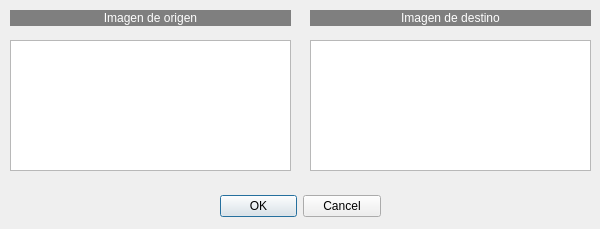
<?xml version="1.0" encoding="UTF-8"?>
<ui version="4.0">
 <class>perspectiva</class>
 <widget class="QDialog" name="perspectiva">
  <property name="geometry">
   <rect>
    <x>0</x>
    <y>0</y>
    <width>600</width>
    <height>229</height>
   </rect>
  </property>
  <property name="windowTitle">
   <string>Transformación perspectiva</string>
  </property>
  <widget class="QDialogButtonBox" name="buttonBox">
   <property name="geometry">
    <rect>
     <x>220</x>
     <y>190</y>
     <width>161</width>
     <height>32</height>
    </rect>
   </property>
   <property name="orientation">
    <enum>Qt::Horizontal</enum>
   </property>
   <property name="standardButtons">
    <set>QDialogButtonBox::Cancel|QDialogButtonBox::Ok</set>
   </property>
  </widget>
  <widget class="QListWidget" name="listWidget">
   <property name="geometry">
    <rect>
     <x>10</x>
     <y>40</y>
     <width>281</width>
     <height>131</height>
    </rect>
   </property>
   <property name="alternatingRowColors">
    <bool>false</bool>
   </property>
   <property name="viewMode">
    <enum>QListView::ListMode</enum>
   </property>
   <property name="currentRow">
    <number>-1</number>
   </property>
  </widget>
  <widget class="QLabel" name="label_2">
   <property name="geometry">
    <rect>
     <x>10</x>
     <y>10</y>
     <width>281</width>
     <height>16</height>
    </rect>
   </property>
   <property name="styleSheet">
    <string notr="true">background-color: rgb(127, 127, 127);
color: rgb(255, 255, 255);</string>
   </property>
   <property name="text">
    <string>Imagen de origen</string>
   </property>
   <property name="alignment">
    <set>Qt::AlignCenter</set>
   </property>
  </widget>
  <widget class="QListWidget" name="listWidget_2">
   <property name="geometry">
    <rect>
     <x>310</x>
     <y>40</y>
     <width>281</width>
     <height>131</height>
    </rect>
   </property>
   <property name="alternatingRowColors">
    <bool>false</bool>
   </property>
   <property name="viewMode">
    <enum>QListView::ListMode</enum>
   </property>
   <property name="currentRow">
    <number>-1</number>
   </property>
  </widget>
  <widget class="QLabel" name="label_3">
   <property name="geometry">
    <rect>
     <x>310</x>
     <y>10</y>
     <width>281</width>
     <height>16</height>
    </rect>
   </property>
   <property name="styleSheet">
    <string notr="true">background-color: rgb(127, 127, 127);
color: rgb(255, 255, 255);</string>
   </property>
   <property name="text">
    <string>Imagen de destino</string>
   </property>
   <property name="alignment">
    <set>Qt::AlignCenter</set>
   </property>
  </widget>
 </widget>
 <resources/>
 <connections>
  <connection>
   <sender>buttonBox</sender>
   <signal>accepted()</signal>
   <receiver>perspectiva</receiver>
   <slot>accept()</slot>
   <hints>
    <hint type="sourcelabel">
     <x>248</x>
     <y>254</y>
    </hint>
    <hint type="destinationlabel">
     <x>157</x>
     <y>274</y>
    </hint>
   </hints>
  </connection>
  <connection>
   <sender>buttonBox</sender>
   <signal>rejected()</signal>
   <receiver>perspectiva</receiver>
   <slot>reject()</slot>
   <hints>
    <hint type="sourcelabel">
     <x>316</x>
     <y>260</y>
    </hint>
    <hint type="destinationlabel">
     <x>286</x>
     <y>274</y>
    </hint>
   </hints>
  </connection>
 </connections>
</ui>
